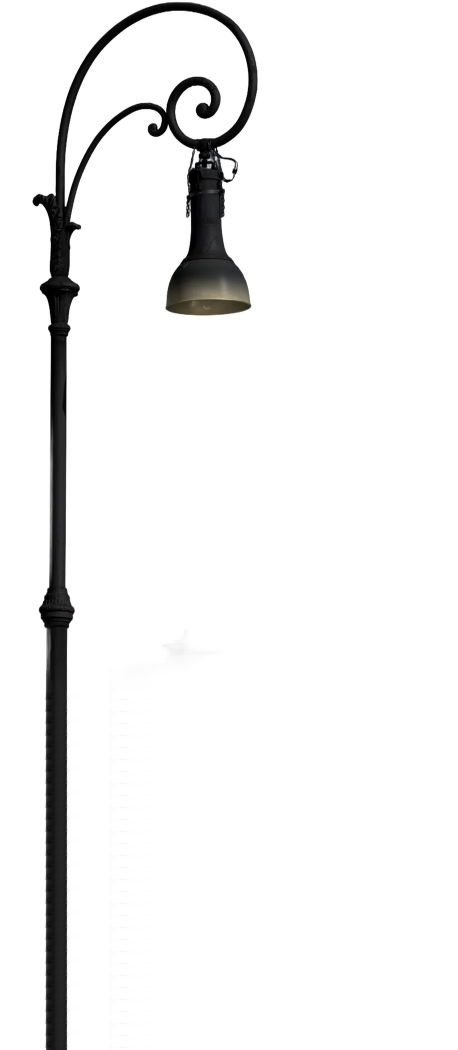
#> input picture immagini/lampione-pastorale.webp, 915 x 2100 px (shown at 1/2 size)
$ python prepara_lampione.py ../../../immagini/lampione-pastorale.webp out.png
#> lines starting #> are read from the running program, lines starting #| are printed output that depends on the picture
"""Prepara la foto del lampione per il titolo del sito: versione notturna dello scontorno.

Foto: «Rome (Italy), street light -- 2013 -- 3484.jpg», Dietmar Rabich, Wikimedia Commons, CC BY-SA 4.0
https://commons.wikimedia.org/wiki/File:Rome_(Italy),_street_light_--_2013_--_3484.jpg
Modifiche (quindi anche il risultato è CC BY-SA 4.0): sfondo tolto con rembg (modello isnet-general-use),
ritaglio, toni notturni e riflesso caldo sotto la campana.

Uso (dalla cartella site/):
    uvx --python 3.12 --from "rembg[cpu,cli]" rembg i -m isnet-general-use foto.jpg scontornato.png
    python3 dati/strumenti/prepara_lampione.py scontornato.png immagini/lampione-pastorale.webp
"""
import sys

import numpy as np
from PIL import Image

ALTEZZA_FINALE = 1400
PROLUNGA_PALO = 700        # la foto taglia il palo: lo allungo ripetendo le ultime righe (palo liscio) fino al bordo del titolo
RIGHE_RIPETUTE = 24
# bocca della campana nella foto ritagliata, in frazioni di larghezza e altezza (misurata sull'alfa)
BOCCA_X, BOCCA_Y = 0.454, 0.443
LUCE_CALDA = np.array([246, 220, 162], dtype=np.float32)   # --luce del sito
LUNA = np.array([150, 160, 178], dtype=np.float32)          # luce ambiente fredda, molto debole

if __name__ == "__main__":
    immagine = Image.open(sys.argv[1]).convert("RGBA")
#> immagine is the input picture: PIL image 915x2100 RGBA; mean R, G, B, A 2.4, 2.3, 2.1, 16.5
    immagine = immagine.crop(immagine.getbbox())
    larghezza = round(immagine.width * ALTEZZA_FINALE / immagine.height)
#> larghezza = 610
    immagine = immagine.resize((larghezza, ALTEZZA_FINALE), Image.LANCZOS)
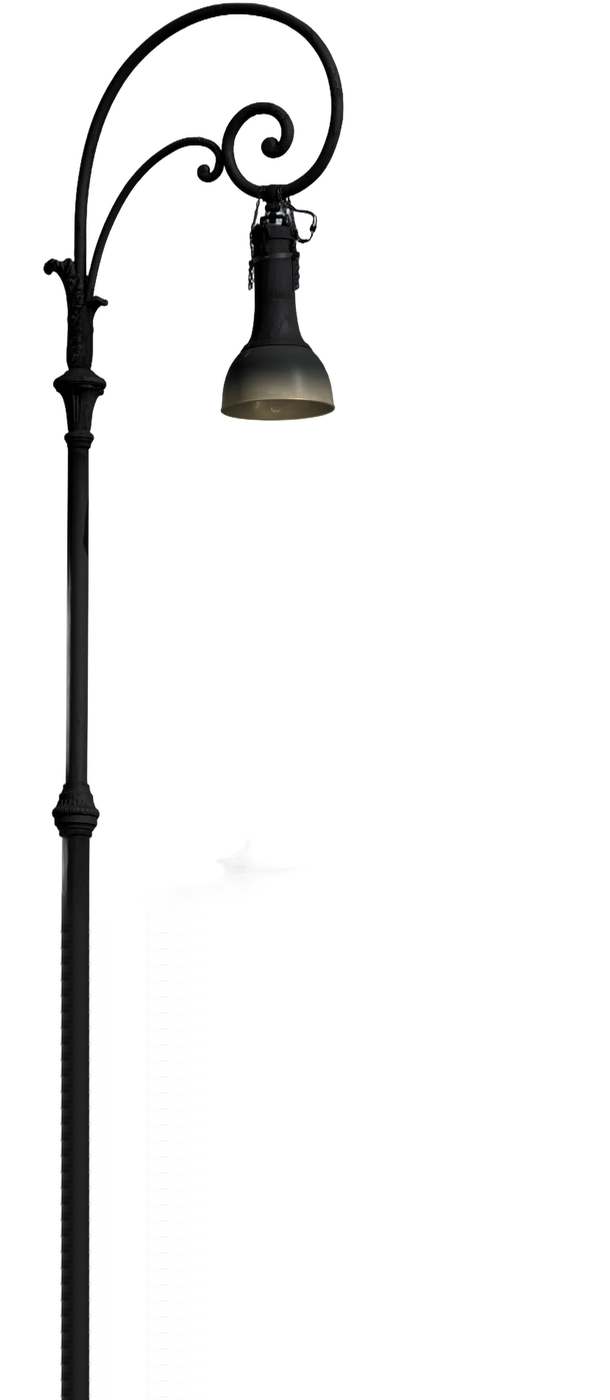
#> immagine: PIL image 610x1400 RGBA; mean R, G, B, A 1.8, 1.7, 1.7, 16.5; transparent parts drawn white

    pixel = np.asarray(immagine).astype(np.float32)
    colore, alfa = pixel[..., :3] / 255, pixel[..., 3:]
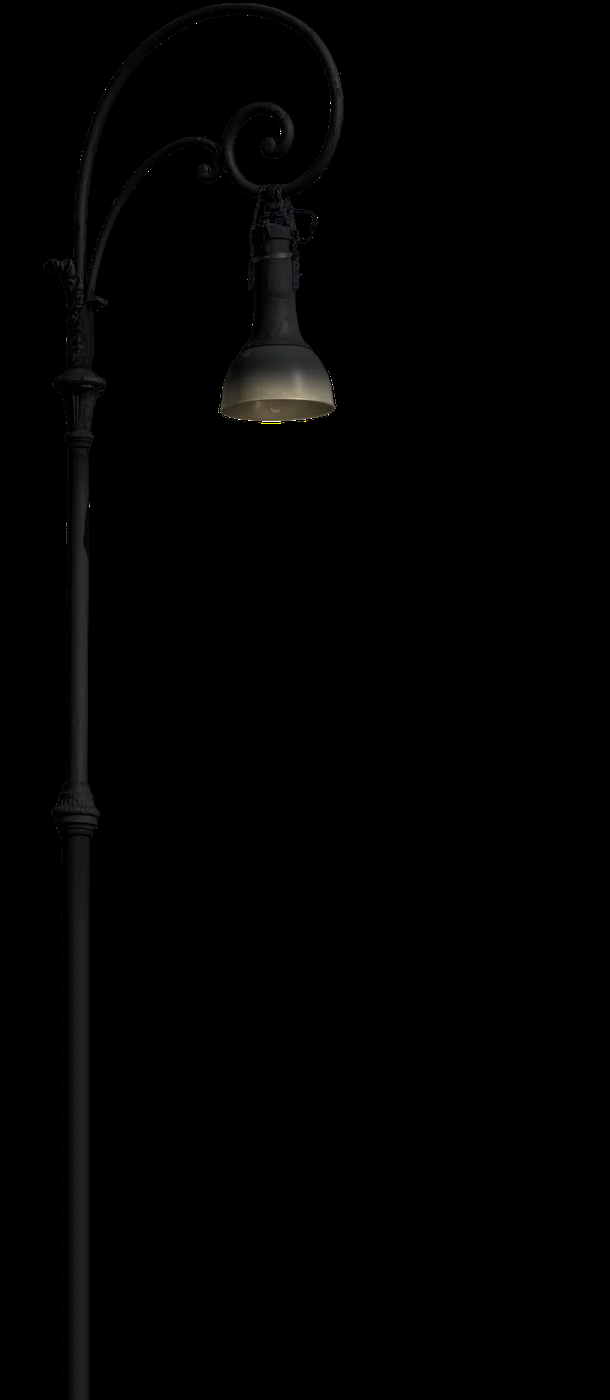
#> colore: shape (1400, 610, 3) float32; mean R, G, B 0.00694, 0.00684, 0.00654
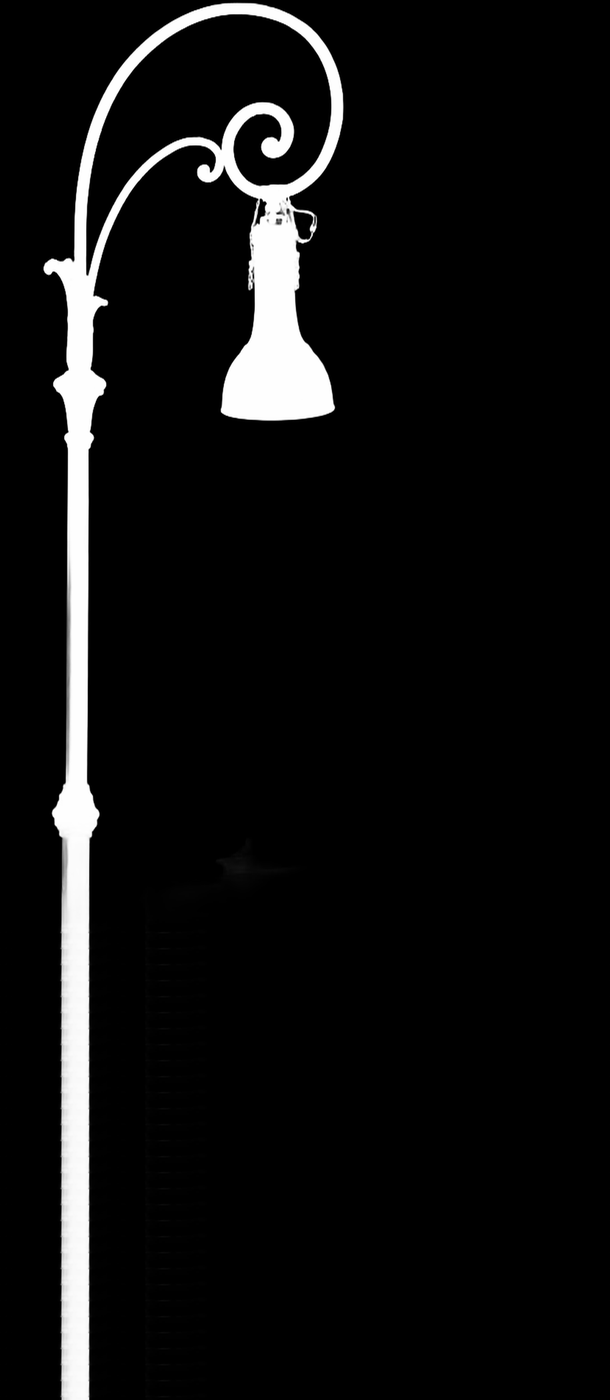
#> alfa: shape (1400, 610, 1) float32; min 0, max 255, mean 16.5
    luminanza = (colore @ np.array([0.299, 0.587, 0.114], dtype=np.float32))[..., None]

    # notte: poca saturazione, molto più scuro, una punta di freddo
    notte = (0.55 * luminanza + 0.45 * colore) * 0.34 * (LUNA / 255) * 1.6

    # riflesso caldo: forte vicino alla bocca della campana e solo sotto il suo bordo superiore
    altezza, larghezza = luminanza.shape[:2]
#> altezza = 1400
    y, x = np.mgrid[0:altezza, 0:larghezza].astype(np.float32)
    centro_x, centro_y = BOCCA_X * larghezza, BOCCA_Y * altezza
#> centro_x = 276.9; centro_y = 620.2
    distanza = np.hypot((x - centro_x) / 1.3, y - centro_y)
    riflesso = np.exp(-(distanza / (0.06 * altezza)) ** 2) * np.clip((y - centro_y + 0.05 * altezza) / (0.05 * altezza), 0, 1)
    notte += riflesso[..., None] * (0.35 + 0.9 * luminanza) * (LUCE_CALDA / 255)
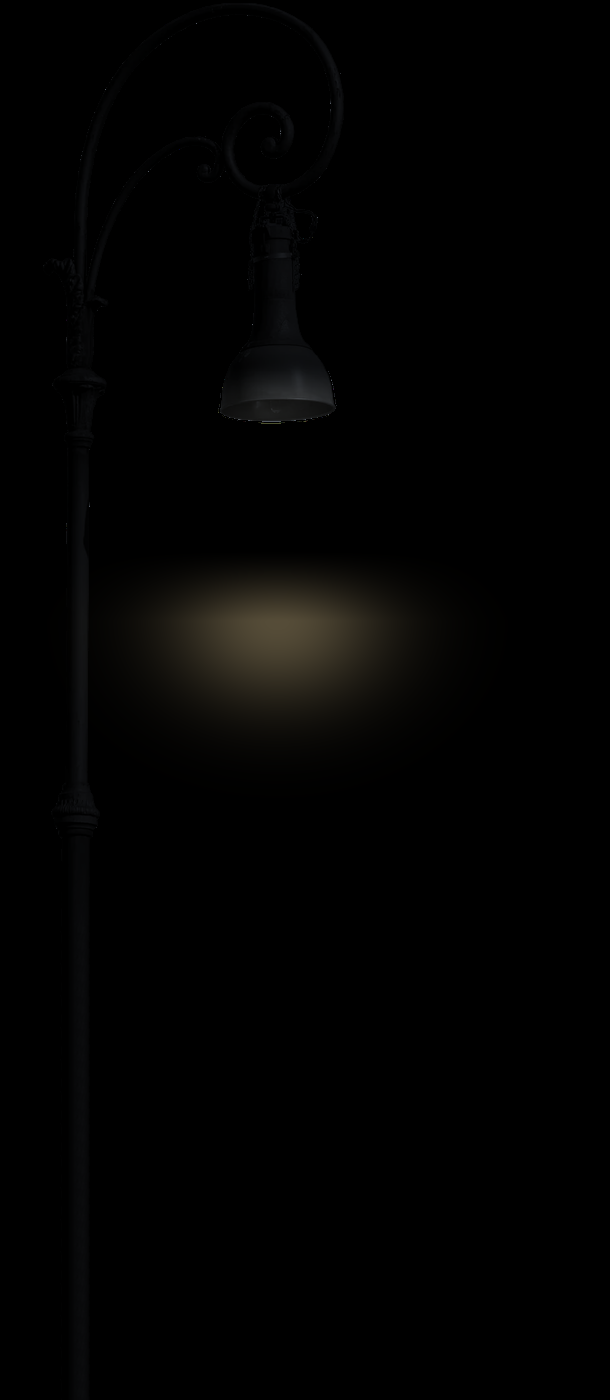
#> notte: shape (1400, 610, 3) float32; mean R, G, B 0.0103, 0.00959, 0.00788

    risultato = np.concatenate([np.clip(notte, 0, 1) * 255, alfa], axis=-1).astype(np.uint8)
    striscia = risultato[-RIGHE_RIPETUTE:]
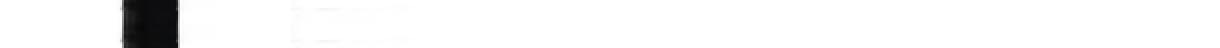
#> striscia: shape (24, 610, 4) (shown 2 times larger); mean R, G, B, A 0.3, 0.3, 0.3, 11.2; transparent parts drawn white
    prolunga = np.concatenate([striscia] * (PROLUNGA_PALO // RIGHE_RIPETUTE + 1))[:PROLUNGA_PALO]
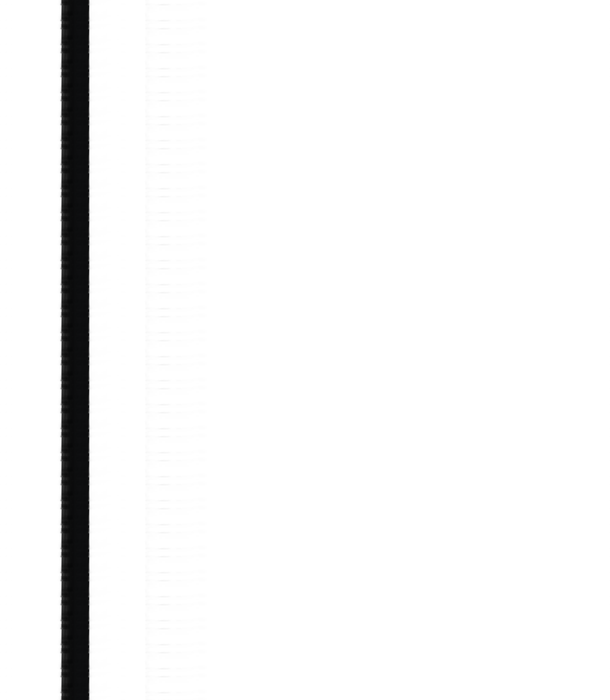
#> prolunga: shape (700, 610, 4); mean R, G, B, A 0.3, 0.3, 0.3, 11.2; transparent parts drawn white
    risultato = np.concatenate([risultato, prolunga])
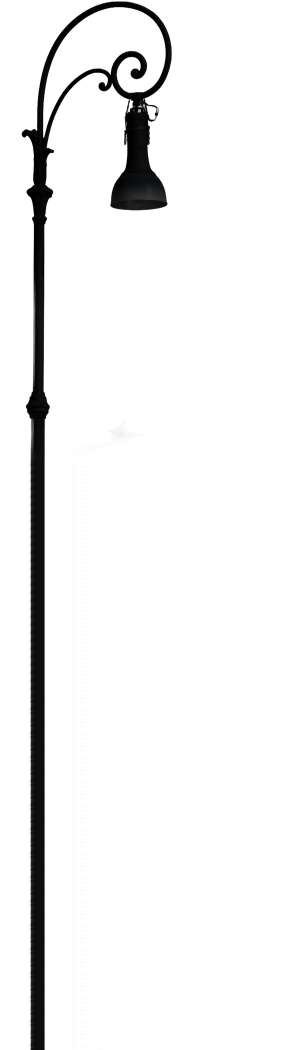
#> risultato: shape (2100, 610, 4) (shown at 1/2 size); mean R, G, B, A 1.8, 1.7, 1.4, 14.7; transparent parts drawn white
    Image.fromarray(risultato, "RGBA").save(sys.argv[2], quality=86, method=6)
    print(sys.argv[2], larghezza, "x", risultato.shape[0], "· bocca della campana al", round(BOCCA_Y * altezza / risultato.shape[0] * 100, 2), "% in verticale")
#| out.png 610 x 2100 · bocca della campana al 29.53 % in verticale
